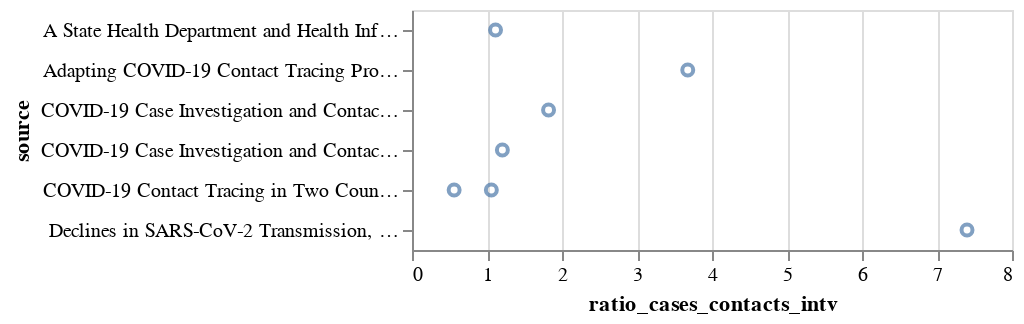

Here is the notebook cell this chart was saved with:
### Code cell
alt.Chart(df).mark_point().encode(
    alt.X("ratio_cases_contacts_intv:Q"),
    alt.Y("source:N")
)
